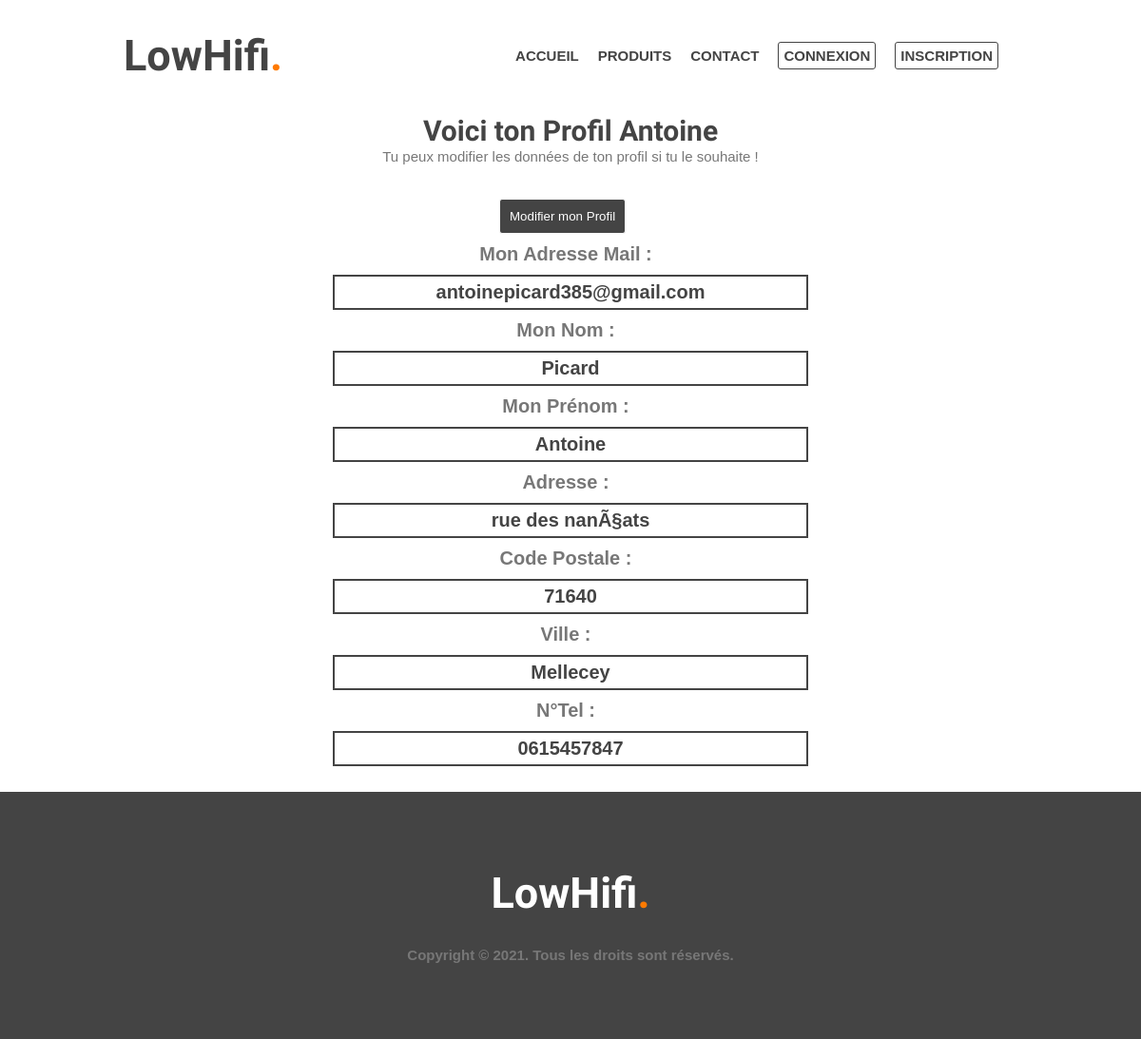
The page /profil.php?id=1 on the database its author committed.
### tables this page shows
CREATE TABLE `client` (
  `NumCli` int(11) NOT NULL,
  `NomCli` varchar(50) NOT NULL,
  `PrenomCli` varchar(50) NOT NULL,
  `MailCli` varchar(100) NOT NULL,
  `MdpCli` varchar(500) NOT NULL,
  `AdrCli` varchar(50) NOT NULL,
  `CPCLi` varchar(6) NOT NULL,
  `VilleCli` varchar(50) NOT NULL,
  `TelCli` varchar(20) NOT NULL
);

### profil.php (the view, shortened to what this page needs)
<!DOCTYPE HTML>
<html>
    <head>
        <link href="style.css" rel="stylesheet">
    </head>
    <body>
        <header>
            <div class="wrapper">
                <h1>LowHifi<span class="orange">.</span></h1>
                <nav>
                    <ul>
                        <li><a href="index.php">Accueil</a></li>
                        <li><a href="produit.php">Produits</a></li>
                        <li><a href="index.php#contact">Contact</a></li>
                        <?php
                        if(isset($_SESSION['MailCli']) and $_SESSION['MdpCli'])
                        {
                            echo'<li class="log"><a href="Panier.php">Mon Panier</a></li>';
                            echo'<li class="log"><a href="logout.php">Déconnexion</a></li>';
                            echo'<li class="deroulant"><a class="deroulant" href=""><svg xmlns="http://www.w3.org/2000/svg" width="40" height="40" fill="currentColor" class="bi bi-person-fill" viewBox="0 0 16 16">
                                    <path fill-rule="evenodd" d="M3 14s-1 0-1-1 1-4 6-4 6 3 6 4-1 1-1 1H3zm5-6a3 3 0 1 0 0-6 3 3 0 0 0 0 6z"/>
                                    </svg></a>
                                    <ul class="sous">
                                        <li><a href="#">Mon profil</a></li>
                                        <li><a href="mescommandes.php?id='.$_SESSION['NumCli'].'">Mes commandes</a></li>';
                                        if(isset($_SESSION['MailCli']) and $_SESSION['MdpCli'] and $_SESSION['NumCli'] == 2)
                                        {
                                            echo'<li><a href="admin/index.php">Administration</a></li>';
                                        }
                                    echo'</ul>';
                            echo'</li>';
                        }else{
                            echo'<li class="log"><a href="login.php">Connexion</a></li>';
                            echo'<li class="log"><a href="signup.php">Inscription</a></li>';
                        }
                        ?>
                    </ul>
                </nav>
            </div>
        </header>
            <?php
                global $db;
                if(isset($_GET['id']) AND $_GET['id'] > 0)
                {
                    $getid = intval($_GET['id']);
                    $requser = $db->prepare('SELECT * FROM client WHERE NumCli = ?');
                    $requser->execute(array($getid));
                    $userinfo = $requser->fetch();
            ?>
                <div class="main-image">
                    <?php
                        echo '<h1 class="profil">Voici ton Profil '.$userinfo['PrenomCli'].'</h1>';
                    ?>
                    <p style="text-align:center;">Tu peux modifier les données de ton profil si tu le souhaite !</p>
                    <br/><br/>
                    <div class="btn">
                        <button class="profil" href="modifprofil.php">Modifier mon Profil</button>
                    </div>
                    <div class="profil">
                    <ul>
                        <li class="profil"><?php echo '<label>Mon Adresse Mail :</label><h2 class="profil">'.$userinfo['MailCli'].'</h2>'; ?></li>
                        <li class="profil"><?php echo '<label>Mon Nom :</label><h2 class="profil">'.$userinfo['NomCli'].'</h2>'; ?></li>
                        <li class="profil"><?php echo '<label>Mon Prénom :</label><h2 class="profil">'.$userinfo['PrenomCli'].'</h2>'; ?></li>
                        <li class="profil"><?php echo '<label>Adresse :</label><h2 class="profil">'.$userinfo['AdrCli'].'</h2>'; ?></li>
                        <li class="profil"><?php echo '<label>Code Postale :</label><h2 class="profil">'.$userinfo['CPCLi'].'</h2>'; ?></li>
                        <li class="profil"><?php echo '<label>Ville :</label><h2 class="profil">'.$userinfo['VilleCli'].'</h2>'; ?></li>
                        <li class="profil"><?php echo '<label>N°Tel :</label><h2 class="profil">'.$userinfo['TelCli'].'</h2>'; ?></li>
                    </ul>
                </div>
                </div>
                <br />
            <?php
                }
            ?>
        <footer>
           <div class="wrapper">
               <h1>LowHifi<span class="orange">.</span></h1>
               <div class="copyright">Copyright &copy 2021. Tous les droits sont réservés.</div>
           </div>
    </body>
</html>

### style.css (style rules this page uses)
* { margin:0; padding:0; }
html { scroll-behavior: smooth; }
body { font-family: Arial, Helvetica, sans-serif; font-size:15px; }
h1 { font-family: 'Crete Round'; font-size: 45px; color: #444; }
h2 { color:#444; font-size: 55px; }
p { line-height: 20px; color:#777; }
ul { list-style: none; }
a { text-decoration: none; color:#444; }
.wrapper { width:940px; margin:0 auto; padding: 0 10px; }
.orange { color:#FF7a00; }
header { height:120px; }
header h1 { float:left; margin-top:32px; }
header nav { float:right; margin-top:50px; }
header nav ul li { float: left; display: inline-block; }
header nav ul li a { text-transform: uppercase; font-weight: bold; margin-right: 20px; }
header nav ul li.log a { text-transform: uppercase; font-weight: bold; margin-right: 20px; border: 1px solid #444; padding: 5px; border-radius: 3px; }
label { font-weight: bold; font-size: 20px; margin-right: 10px; color:#777; }
footer { height: 260px; background-color: #444; }
footer h1 { color:#fff; text-align: center; padding-top:80px; }
.copyright { font-size: 15px; text-align: center; font-weight: bold; padding-top:30px; color:#777; }
.main-image { margin:auto; width: 500px; }
h1.profil { font-size: 30px; text-align: center; }
.btn button.profil { margin-left: 35%; padding: 10px; margin-bottom:10px; background: #444; border: 1px solid; border-radius: 3px; color:white; transition: all 0.3s ease-in-out; }
li.profil { text-align: center; }
h2.profil { font-size: 20px; text-align: center; border: 2px solid; padding:5px; margin-top:10px; margin-bottom:10px; }

### rows shown on the page
client: PrenomCli "Antoine", MailCli "antoinepicard385@gmail.com", NomCli "Picard", AdrCli "rue des nanÃ§ats", CPCLi "71640", VilleCli "Mellecey", TelCli "0615457847"
